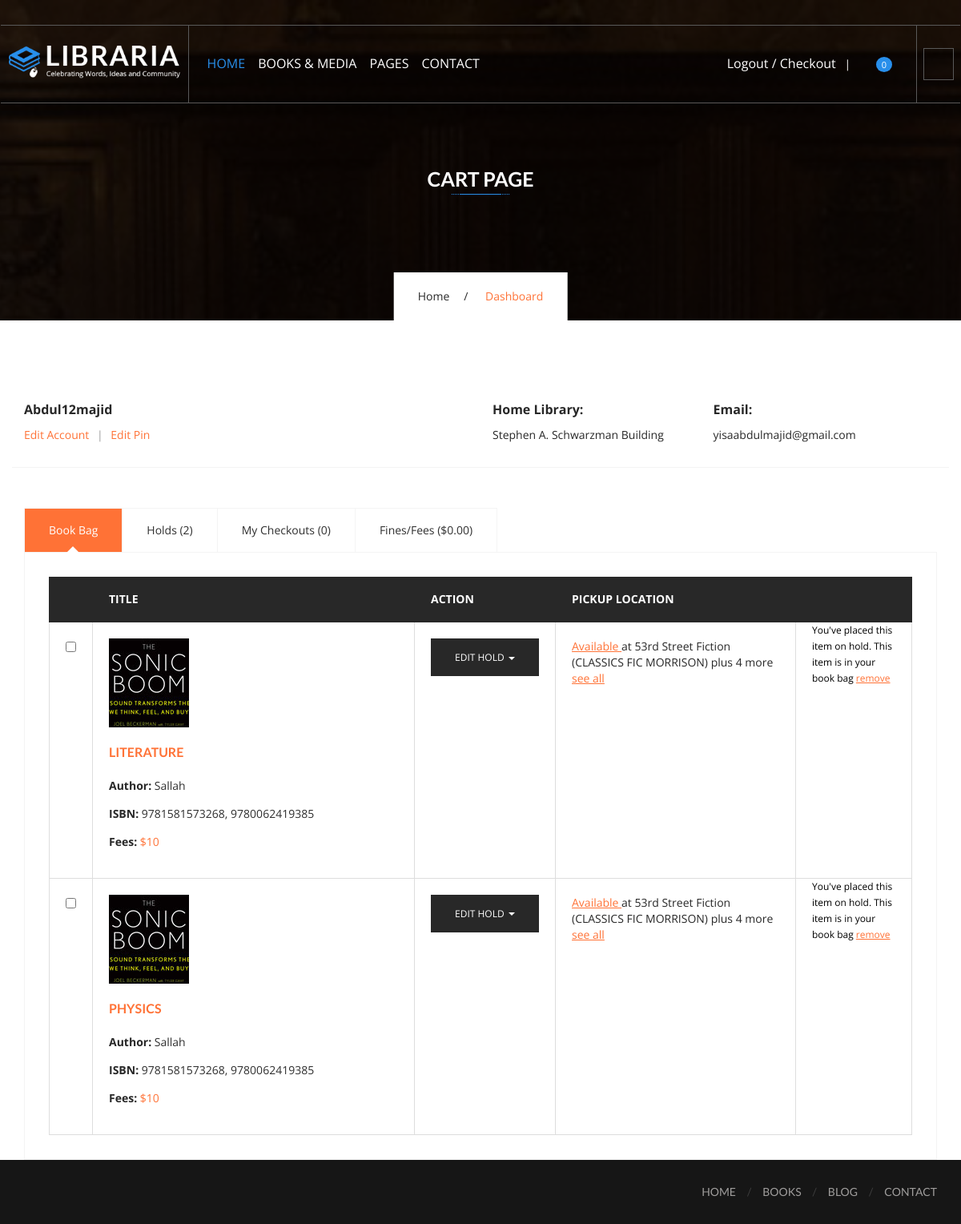
Before: /cart (signed in) with the older database file.
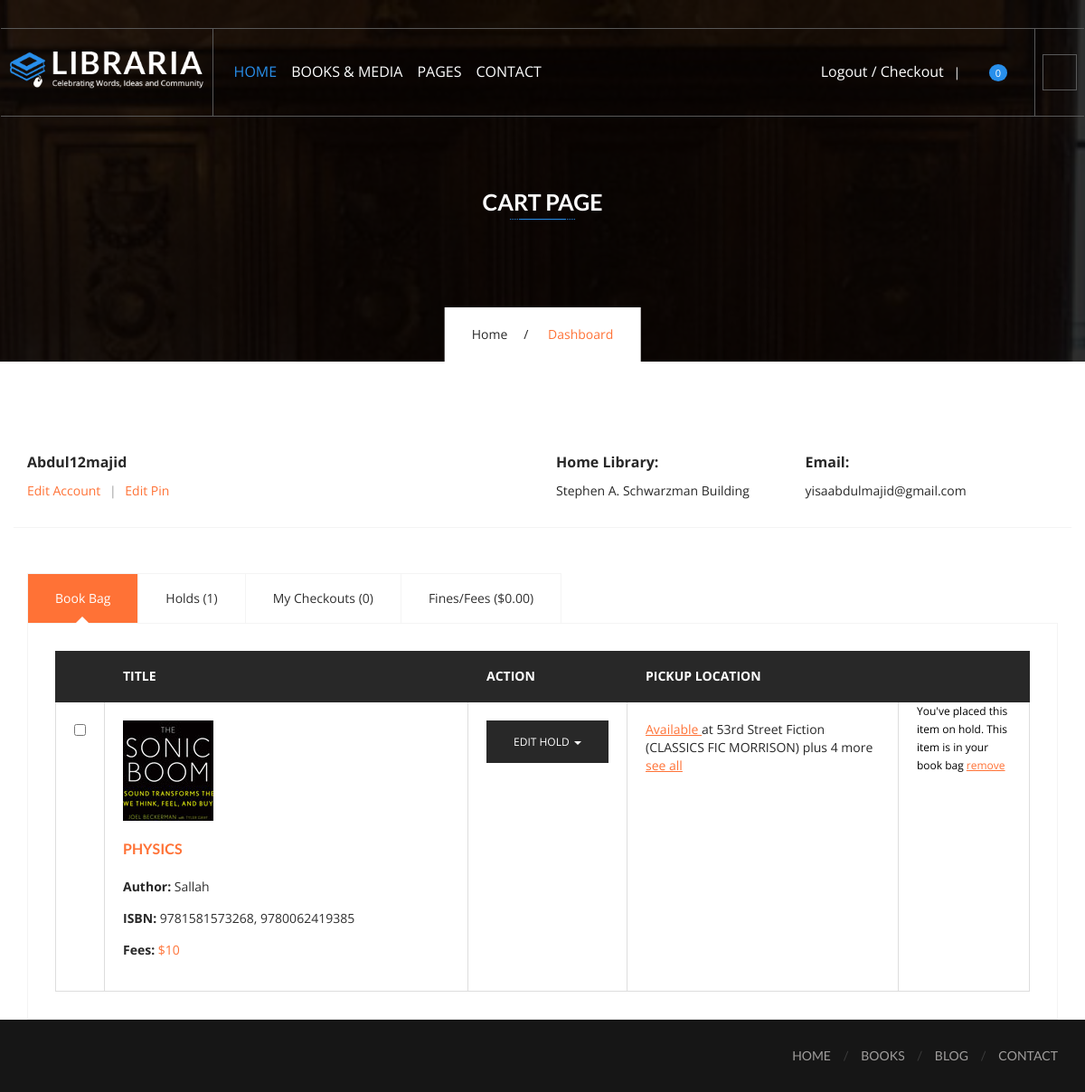
After: the same page with the newer database file.
### lms_app/models.py (models this page shows, shortened)
class Book(models.Model):
	name = models.CharField(max_length=50, blank=False)
	author = models.CharField(max_length=50, blank=True)
	cover_page = models.ImageField(blank=True, upload_to="cover/")
	edition = models.CharField(max_length=50, blank=True)
	isbn = models.CharField(max_length=50, blank=True)
	publisher = models.CharField(max_length=50, blank=True)
	language = models.CharField(max_length=50, blank=True)
	topic = models.CharField(max_length=50, blank=True)
	length = models.CharField(max_length=50, blank=True)
	category = models.ForeignKey(Catalogue, blank=True, on_delete=models.CASCADE)
	book_count = models.IntegerField(default=1)
	book_price = models.IntegerField(default=10)
	summary = models.TextField(blank=True, null=True)
	status = models.ForeignKey(Status, blank=True, on_delete=models.CASCADE)

### lms_app/views.py (the view)
# urls.py: path('cart', views.cart, name='cart'),
@login_required(login_url='login-user')
def cart(request):
	user = request.user
	books = user.profile.books_taken.all().order_by('-id')
	count = books.count()
	context = {
		'user':user,
		'books':books,
		'count':count,
	}
	return render(request, 'cart.html', context)

### lms_app/templates/cart.html (shortened to what the changed rows need)
<!DOCTYPE html>
{% load static %}
<html lang="zxx">
<head>
<link href="{% static 'css/font-awesome.min.css' %}" rel="stylesheet" type="text/css" />
<link href="{% static 'css/mmenu.css' %}" rel="stylesheet" type="text/css" />
<link href="{% static 'css/mmenu.positioning.css' %}" rel="stylesheet" type="text/css" />
<link href="{% static 'css/style.css' %}" rel="stylesheet" type="text/css" />
</head>
<body class="layout-v3">
<header id="header" class="navbar-wrapper">
<div class="container-fluid">
<div class="row">
<nav class="navbar navbar-default">
<div class="menu-wrap">
<div class="navbar-header">
<div class="navbar-brand">
<h1>
<a href="index-2.html">
    <img src="{% static 'images/libraria-logo-v3.png' %}" alt="LIBRARIA" />
</a>
</h1>
</div>
</div>
</div>
</nav>
</div>
</div>
</header>
        <section class="page-banner services-banner">
            <div class="container">
                <div class="banner-header">
                    <h2>Cart Page</h2>
                </div>
            </div>
        </section>
        <div id="content" class="site-content">
            <div id="primary" class="content-area">
                <main id="main" class="site-main">
                    <div class="cart-main">
                        <div class="container">
                            <div class="row">
                                <div class="col-md-12">
                                    <div class="page type-page status-publish hentry">
                                        <div class="entry-content">
                                            <div class="woocommerce table-tabs" id="responsiveTabs">
                                                <ul class="nav nav-tabs">
                                                    <li><b class="arrow-up"></b><a data-toggle="tab" href="#sectionB">Holds ({{ count }})</a></li>
                                                </ul>
                                                <div class="tab-content">
                                                    <div id="sectionA" class="tab-pane fade in active">
                                                        <form method="post" action="http://libraria.demo.presstigers.com/cart-page.html">
                                                            <table class="table table-bordered shop_table cart">
                                                                <thead>
                                                                    <tr>
                                                                        <th class="product-name">&nbsp;</th>
                                                                        <th class="product-name">Title</th>
                                                                        <th class="product-quantity">Action</th>
                                                                        <th class="product-price">Pickup Location </th>
                                                                        <th class="product-subtotal">&nbsp;</th>
                                                                    </tr>
                                                                </thead>
                                                                <tbody>
                                                                    {% for book in books %}
                                                                    <tr class="cart_item">
                                                                        <td data-title="cbox" class="product-cbox">
                                                                            <span>
                                                                                <input type="checkbox" id="cbox3" value="first_checkbox">
                                                                            </span>
                                                                        </td>
                                                                        <td data-title="Product" class="product-name">
                                                                            <span class="product-thumbnail">
                                                                                <a href="#"><img src="{% static 'images/cart/cart-product-1.jpg' %}" alt="cart-product-1"></a>
                                                                            </span>
                                                                            <span class="product-detail">
                                                                                <a href="#"><strong>{{ book.name }}</strong></a>
                                                                                <span><strong>Author:</strong> {{ book.author }}</span>
                                                                                <span><strong>ISBN:</strong> {{ book.isbn }}</span>
                                                                                <span><strong>Fees:</strong> <em>${{ book.book_price }}</em></span>
                                                                            </span>
                                                                        </td>
                                                                        <td data-title="action" class="product-action">
                                                                            <div class="dropdown">
                                                                                <a href="#" data-toggle="dropdown" class="dropdown-toggle">Edit Hold <b class="caret"></b></a>
                                                                            </div>
                                                                        </td>
                                                                        <td data-title="Price" class="product-price">
                                                                            <p><a href="#">Available </a> at 53rd Street Fiction (CLASSICS FIC MORRISON) plus 4 more <a href="#"> see all </a></p>
                                                                        </td>
                                                                        <td class="product-remove">
                                                                            You've placed this item on hold. This item is in your book bag <a href="#">remove</a>
                                                                        </td>
                                                                    </tr>
                                                                    {% endfor %}
                                                                </tbody>
                                                            </table>
                                                        </form>
                                                    </div>
                                                </div>
                                            </div>
                                        </div>
                                    </div>
                                </div>
                            </div>
                        </div>
                    </div>
                </main>
            </div>
        </div>
    </body>
</html>

Changed rows visible on the page:
removed Book: name "LITERATURE", author "Sallah", isbn "9781581573268, 9780062419385", book_price "10"
Other visible differences:
{{ count }}: "2" → "1"
